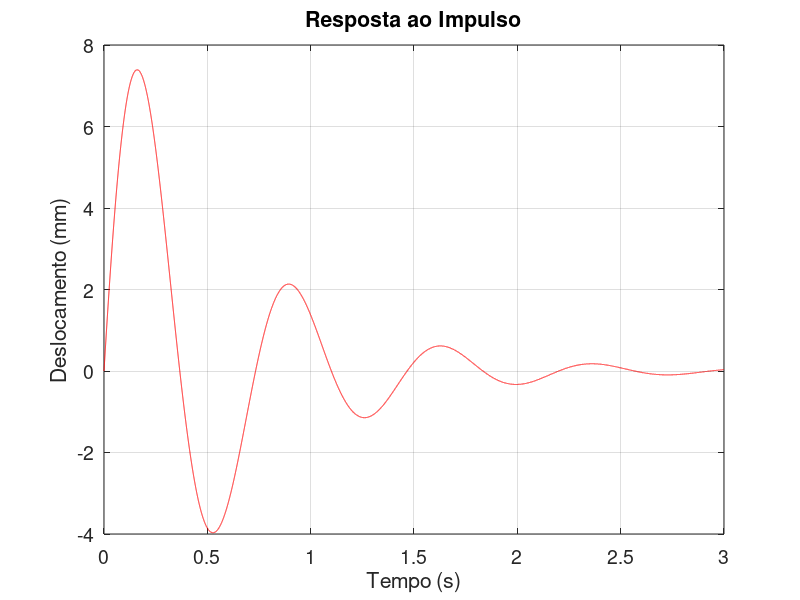
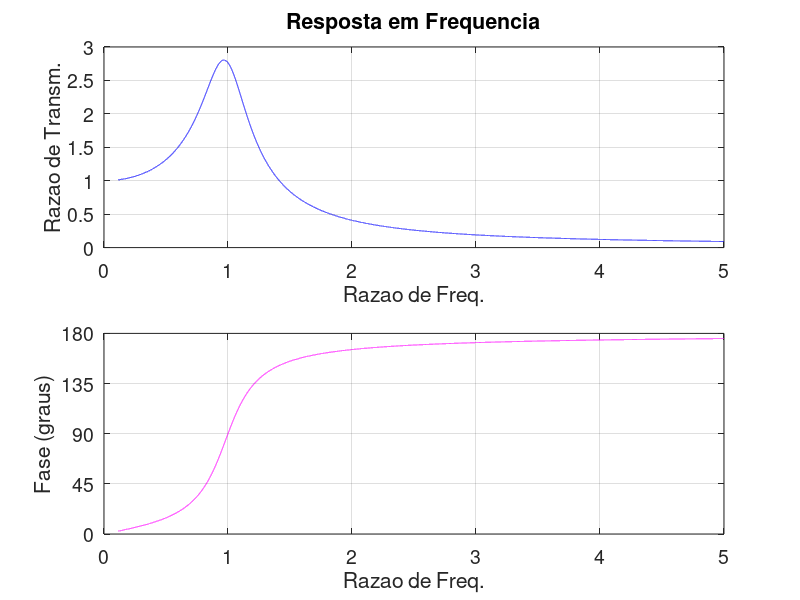
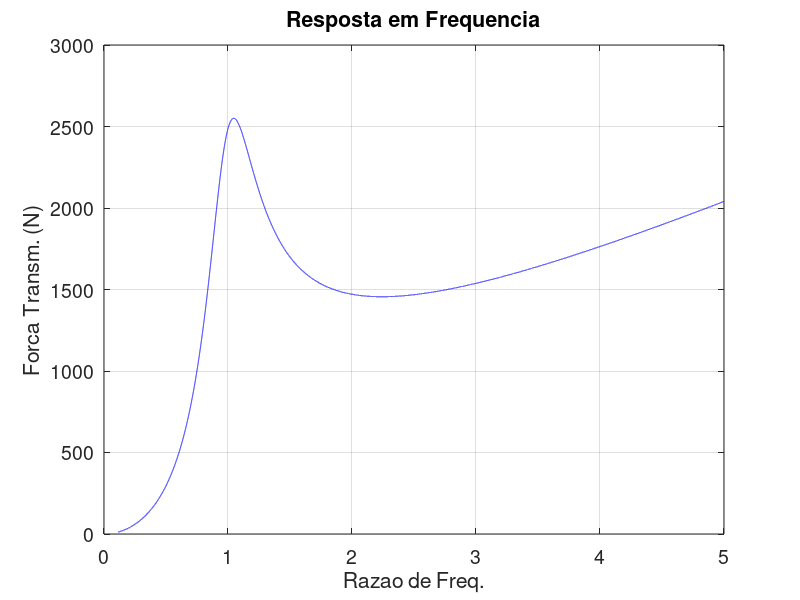

The MATLAB script that drew these images, in order:
clear all, close all
clc

set(0,'defaulttextfontsize', 14, 'defaultaxesfontsize', 14)
 
%% Sistema

% Parametros do Modelo
m = 1180; % kg
c = 4e3;  % Ns/m
k = 90e3; % N/m

% Propriedades dinamicas
wn = sqrt(k/m)
xi = c/2/sqrt(k*m)
wd = wn*sqrt(1-xi^2)

%% Resposta Impulsiva

I = 100; % N >> impulso

u0 = 0;   % m
v0 = I/m; % m/s 

ti = [0:1e-4:3]';
u = (I/(m*wd)).*exp(-xi*wn*ti).*sin(wd*ti);

figure
plot(ti, u*1e3, 'r')
title('Resposta ao Impulso')
xlabel('Tempo (s)'), ylabel('Deslocamento (mm)'), grid on

%% Resposta em Frequencia

% Deslocamento

p0 = 100; % N >> ampl. forca

Wi = [1:1e-3:5*wn]'; 
ri = Wi/wn;

UZi = sqrt((1 + (2*xi*ri).^2) ./ ((1 - ri.^2).^2 + (2*xi*ri).^2));
ali = atan2(2*xi*ri,(1-ri.^2));

[UZ_max, I] = max(UZi);
UZ_max
W_max = Wi(I)
r_max = W_max / wn

figure
subplot(211)
plot(ri, UZi, 'b')
title('Resposta em Frequencia')
xlabel('Razao de Freq.'), ylabel('Razao de Transm.'), grid on
subplot(212)
plot(ri, 180/pi*ali, 'm')
xlabel('Razao de Freq.'), ylabel('Fase (graus)'), grid on
set(gca,'xlim',[0 5],'xtick',[0:1:5],'ylim',[0 180],'ytick',[0:45:180])

% Forca Transmitida

Z = 0.010; % m -- amplitude
FTi = m .* Wi.^2 .* Z .* UZi;

FT_max = max(FTi)

figure
plot(ri, FTi, 'b')
title('Resposta em Frequencia')
xlabel('Razao de Freq.'), ylabel('Forca Transm. (N)'), grid on
